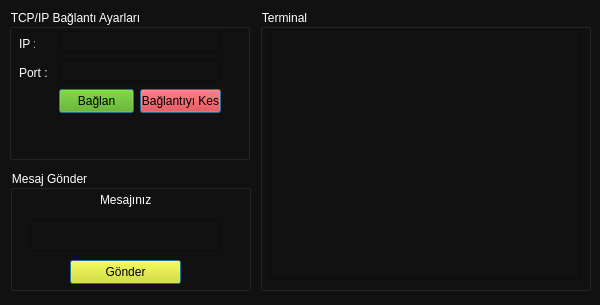
<?xml version="1.0" encoding="UTF-8"?>
<ui version="4.0">
 <class>MainWindow</class>
 <widget class="QMainWindow" name="MainWindow">
  <property name="windowModality">
   <enum>Qt::WindowModal</enum>
  </property>
  <property name="geometry">
   <rect>
    <x>0</x>
    <y>0</y>
    <width>600</width>
    <height>305</height>
   </rect>
  </property>
  <property name="minimumSize">
   <size>
    <width>600</width>
    <height>305</height>
   </size>
  </property>
  <property name="maximumSize">
   <size>
    <width>600</width>
    <height>305</height>
   </size>
  </property>
  <property name="windowTitle">
   <string>TCP/IP Client</string>
  </property>
  <property name="windowIcon">
   <iconset resource="gorseller.qrc">
    <normaloff>:/iconlar/BasicLogo.png</normaloff>:/iconlar/BasicLogo.png</iconset>
  </property>
  <property name="styleSheet">
   <string notr="true">background-color: rgb(17, 17, 17);</string>
  </property>
  <widget class="QWidget" name="centralwidget">
   <widget class="QGroupBox" name="groupBox">
    <property name="geometry">
     <rect>
      <x>260</x>
      <y>9</y>
      <width>331</width>
      <height>282</height>
     </rect>
    </property>
    <property name="styleSheet">
     <string notr="true">color: rgb(255, 255, 255);</string>
    </property>
    <property name="title">
     <string>Terminal</string>
    </property>
    <widget class="QPlainTextEdit" name="terminalLineEdit">
     <property name="geometry">
      <rect>
       <x>10</x>
       <y>20</y>
       <width>311</width>
       <height>251</height>
      </rect>
     </property>
     <property name="styleSheet">
      <string notr="true">color: rgb(67, 202, 0);</string>
     </property>
    </widget>
   </widget>
   <widget class="QGroupBox" name="groupBox_3">
    <property name="geometry">
     <rect>
      <x>9</x>
      <y>9</y>
      <width>241</width>
      <height>151</height>
     </rect>
    </property>
    <property name="styleSheet">
     <string notr="true">color: rgb(255, 255, 255);</string>
    </property>
    <property name="title">
     <string>TCP/IP Bağlantı Ayarları</string>
    </property>
    <widget class="QPushButton" name="baglantiKesButon">
     <property name="geometry">
      <rect>
       <x>131</x>
       <y>80</y>
       <width>81</width>
       <height>24</height>
      </rect>
     </property>
     <property name="styleSheet">
      <string notr="true">background-color: rgb(255, 0, 0);
color: rgb(0, 0, 0);</string>
     </property>
     <property name="text">
      <string>Bağlantıyı Kes</string>
     </property>
     <property name="default">
      <bool>true</bool>
     </property>
    </widget>
    <widget class="QPushButton" name="baglantiKurButon">
     <property name="enabled">
      <bool>true</bool>
     </property>
     <property name="geometry">
      <rect>
       <x>50</x>
       <y>80</y>
       <width>75</width>
       <height>24</height>
      </rect>
     </property>
     <property name="focusPolicy">
      <enum>Qt::NoFocus</enum>
     </property>
     <property name="contextMenuPolicy">
      <enum>Qt::NoContextMenu</enum>
     </property>
     <property name="styleSheet">
      <string notr="true">color: rgb(0, 0, 0);
background-color: rgb(85, 170, 0);</string>
     </property>
     <property name="text">
      <string>Bağlan</string>
     </property>
     <property name="default">
      <bool>true</bool>
     </property>
     <property name="flat">
      <bool>false</bool>
     </property>
    </widget>
    <widget class="QLabel" name="portLabel">
     <property name="geometry">
      <rect>
       <x>10</x>
       <y>56</y>
       <width>28</width>
       <height>16</height>
      </rect>
     </property>
     <property name="text">
      <string>Port :</string>
     </property>
    </widget>
    <widget class="QLineEdit" name="ipLineEdit">
     <property name="geometry">
      <rect>
       <x>50</x>
       <y>22</y>
       <width>161</width>
       <height>22</height>
      </rect>
     </property>
    </widget>
    <widget class="QLineEdit" name="portLineEdit">
     <property name="geometry">
      <rect>
       <x>50</x>
       <y>51</y>
       <width>161</width>
       <height>22</height>
      </rect>
     </property>
    </widget>
    <widget class="QLabel" name="ipLabel">
     <property name="geometry">
      <rect>
       <x>10</x>
       <y>27</y>
       <width>16</width>
       <height>16</height>
      </rect>
     </property>
     <property name="text">
      <string>IP :</string>
     </property>
    </widget>
    <widget class="QLabel" name="durumLabel">
     <property name="geometry">
      <rect>
       <x>10</x>
       <y>120</y>
       <width>221</width>
       <height>20</height>
      </rect>
     </property>
     <property name="font">
      <font>
       <pointsize>8</pointsize>
      </font>
     </property>
     <property name="text">
      <string/>
     </property>
    </widget>
   </widget>
   <widget class="QGroupBox" name="groupBox_2">
    <property name="geometry">
     <rect>
      <x>10</x>
      <y>170</y>
      <width>241</width>
      <height>121</height>
     </rect>
    </property>
    <property name="styleSheet">
     <string notr="true">color: rgb(255, 255, 255);</string>
    </property>
    <property name="title">
     <string>Mesaj Gönder</string>
    </property>
    <widget class="QLineEdit" name="mesajGonderLineEdit">
     <property name="geometry">
      <rect>
       <x>20</x>
       <y>50</y>
       <width>191</width>
       <height>31</height>
      </rect>
     </property>
    </widget>
    <widget class="QPushButton" name="mesajGonderButon">
     <property name="geometry">
      <rect>
       <x>60</x>
       <y>90</y>
       <width>111</width>
       <height>24</height>
      </rect>
     </property>
     <property name="styleSheet">
      <string notr="true">background-color: rgb(232, 232, 0);
color: rgb(0, 0, 0);</string>
     </property>
     <property name="text">
      <string>Gönder</string>
     </property>
     <property name="default">
      <bool>true</bool>
     </property>
    </widget>
    <widget class="QLabel" name="mesajLabel">
     <property name="geometry">
      <rect>
       <x>90</x>
       <y>20</y>
       <width>55</width>
       <height>20</height>
      </rect>
     </property>
     <property name="text">
      <string>Mesajınız :</string>
     </property>
    </widget>
   </widget>
  </widget>
 </widget>
 <resources>
  <include location="gorseller.qrc"/>
 </resources>
 <connections/>
</ui>
